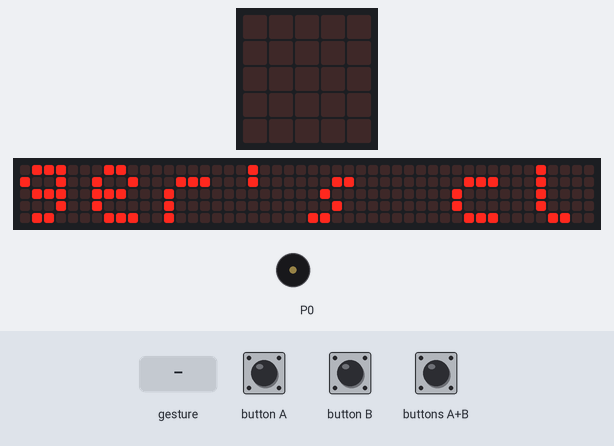
Recording of a program running on a simulated BBC micro:bit (MakeCode). Parts: the board's 5×5 LED display, a strip that is not on the board, showing the scrolling text unrolled, buzzer (waves = sounding). Inputs (shaded band) come from the test bench. A tilt is held for 1.5 s and a shake lasts 1 s, then the board lies face up again; the 48×5 strip is a reading aid, not a part: it shows the text the display is scrolling, unrolled, one strip-width of it at a time.

Above: at 12.2 s.
At 18.1 s:
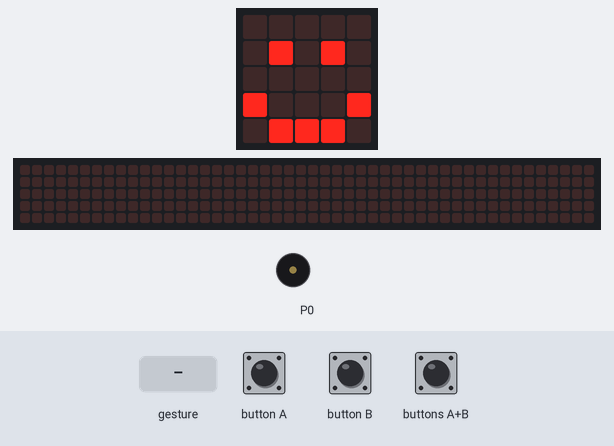
19.9 s: button B pressed for 0.15 s
At 20.2 s:
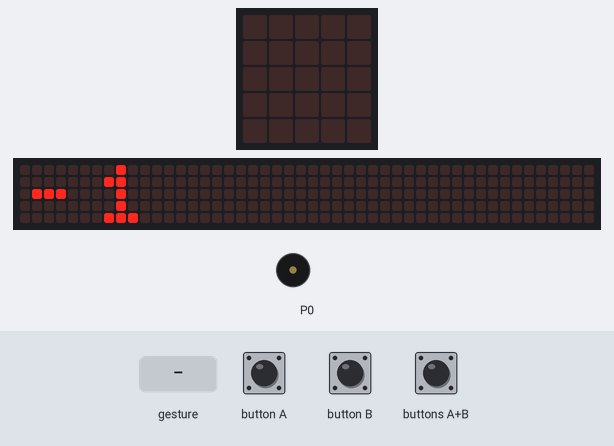
20.6 s: buttons A+B pressed for 0.15 s
21.3 s: button A pressed for 0.15 s
22.0 s: gesture 'shake'
At 23.12 s:
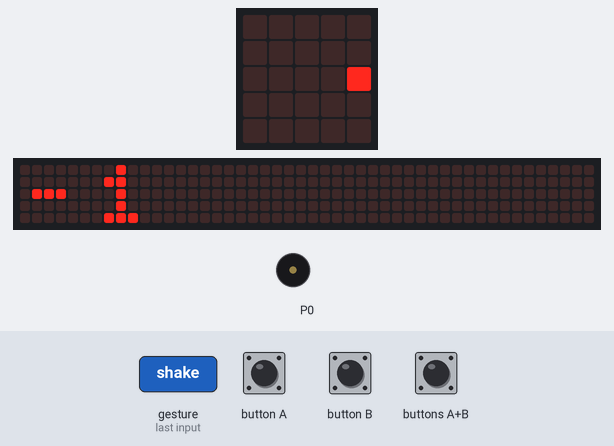
25.0 s: button A pressed for 0.15 s
At 26.8 s:
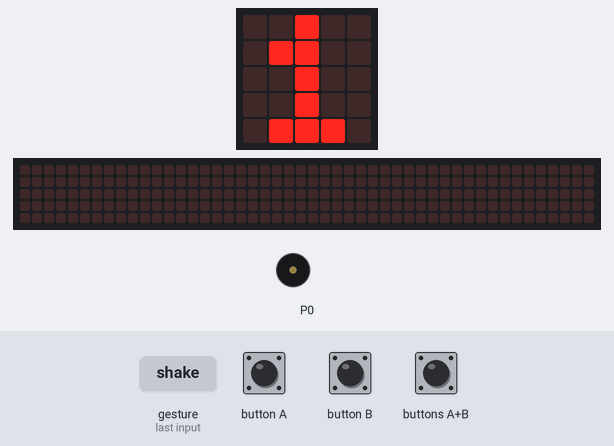
Timing chart, 0 to 46.8 s (numbered marks = the images above; inputs shaded):
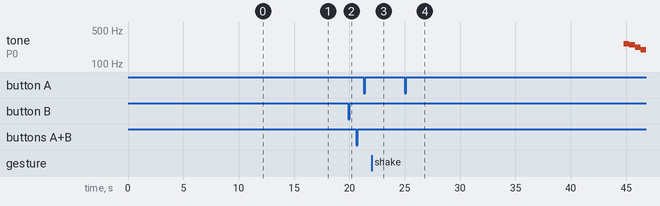

Measured:
- after the input at 19.9 s, the display: changes after 0.15 s (image 2)
- what the display in image 0 shows lasts 0.6 s, from 12.2 s to 12.8 s
- what the display in image 4 shows lasts 0.8 s, from 26.2 s to 27.0 s

The program:

main.ts
```typescript
input.onButtonPressed(Button.A, function () {
    x = x + 1
    basic.showNumber(x)
})
input.onGesture(Gesture.Shake, function () {
    x = 0
    basic.showNumber(x)
})
input.onButtonPressed(Button.AB, function () {
    while (x != 0) {
        basic.pause(1000)
        x = x - 1
        basic.showNumber(x)
    }
    basic.pause(500)
    basic.showString("finish counting!!!")
    music.playTone(262, music.beat(BeatFraction.Whole))
    music.playTone(247, music.beat(BeatFraction.Whole))
    music.playTone(220, music.beat(BeatFraction.Whole))
    music.playTone(196, music.beat(BeatFraction.Whole))
    music.playTone(175, music.beat(BeatFraction.Whole))
    music.playTone(165, music.beat(BeatFraction.Whole))
    music.playTone(147, music.beat(BeatFraction.Whole))
    music.playTone(131, music.beat(BeatFraction.Double))
})
input.onButtonPressed(Button.B, function () {
    x = x - 1
    basic.showNumber(x)
})
let x = 0
basic.showString("DaSu rugger's club!")
basic.showIcon(IconNames.Happy)
basic.clearScreen()
```

test.ts
```typescript
// 在這裡測試；當此封包作為擴充功能時，將不會編譯此內容。
```
